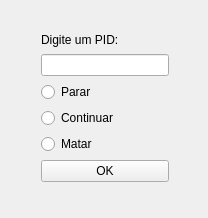
<?xml version="1.0" encoding="UTF-8"?>
<ui version="4.0">
 <class>Killer_Instinct</class>
 <widget class="QMainWindow" name="Killer_Instinct">
  <property name="geometry">
   <rect>
    <x>0</x>
    <y>0</y>
    <width>208</width>
    <height>218</height>
   </rect>
  </property>
  <property name="windowTitle">
   <string>Killer_Instinct</string>
  </property>
  <property name="windowIcon">
   <iconset resource="imagens.qrc">
    <normaloff>:/Imagens/Ícones/KI_Xbox_Logo_V3.png</normaloff>:/Imagens/Ícones/KI_Xbox_Logo_V3.png</iconset>
  </property>
  <widget class="QWidget" name="centralWidget">
   <widget class="QWidget" name="layoutWidget">
    <property name="geometry">
     <rect>
      <x>30</x>
      <y>20</y>
      <width>150</width>
      <height>173</height>
     </rect>
    </property>
    <layout class="QVBoxLayout" name="verticalLayout_3">
     <item>
      <layout class="QVBoxLayout" name="verticalLayout">
       <item>
        <widget class="QLabel" name="label">
         <property name="text">
          <string>Digite um PID: </string>
         </property>
        </widget>
       </item>
       <item>
        <widget class="QLineEdit" name="lineEdit"/>
       </item>
      </layout>
     </item>
     <item>
      <layout class="QVBoxLayout" name="verticalLayout_2">
       <item>
        <widget class="QRadioButton" name="radioParar">
         <property name="text">
          <string>Parar</string>
         </property>
        </widget>
       </item>
       <item>
        <widget class="QRadioButton" name="radioContinuar">
         <property name="text">
          <string>Continuar</string>
         </property>
        </widget>
       </item>
       <item>
        <widget class="QRadioButton" name="radioMatar">
         <property name="text">
          <string>Matar</string>
         </property>
        </widget>
       </item>
      </layout>
     </item>
     <item>
      <widget class="QPushButton" name="buttonOK">
       <property name="text">
        <string>OK</string>
       </property>
      </widget>
     </item>
    </layout>
   </widget>
  </widget>
 </widget>
 <layoutdefault spacing="6" margin="11"/>
 <resources>
  <include location="imagens.qrc"/>
 </resources>
 <connections/>
</ui>
